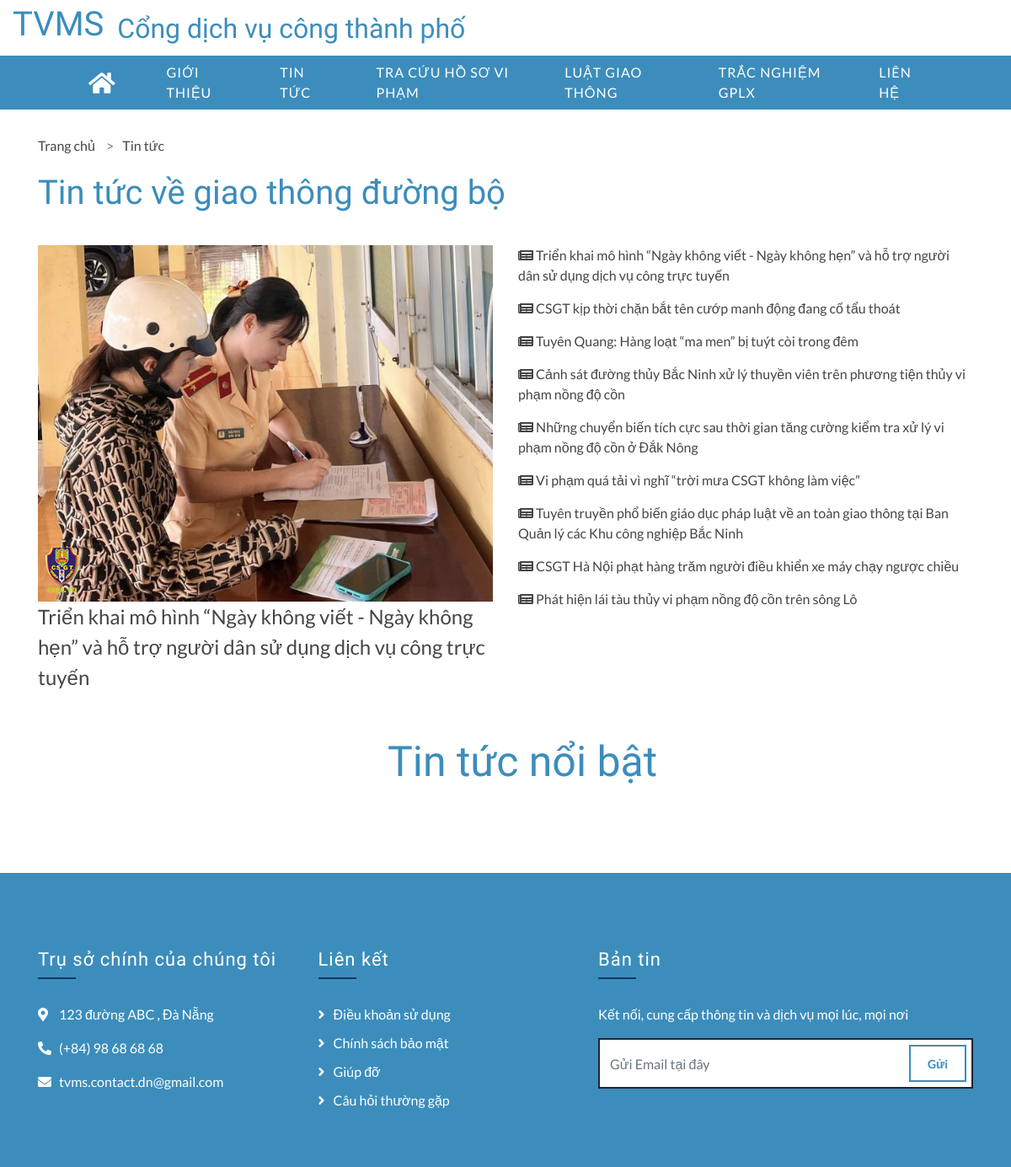
The app's page /cap-2/?page=news with its own data.
### tables this page shows
CREATE TABLE `news_list` (
  `id` int(4) NOT NULL,
  `user_id` int(30) NOT NULL,
  `title` varchar(225) NOT NULL,
  `sub_title` text NOT NULL,
  `post_date` datetime NOT NULL DEFAULT current_timestamp(),
  `image` text NOT NULL,
  `content` longtext NOT NULL,
  `updated_on` timestamp NULL DEFAULT NULL ON UPDATE current_timestamp()
);

### news.php (the view, shortened to what this page needs)
<?php require_once('inc/subnav.php') ?>
<div class="feature mt-125">
    <div class="container">
        <ul class="breadcrumb">
            <li class="item-breadcrumb">
                <a href="<?php echo base_url ?>?page=home">Trang chủ</a>
                <a style="padding-left: 10px">></a>
            </li>
            <li class="item-breadcrumb">
                <a href="<?php echo base_url ?>?page=news">Tin tức</a>
            </li>
        </ul>
        <h1 class="title-component">Tin tức về giao thông đường bộ</h1>
        <div class="row">
            <div class="col-md-6">
                <?php
                $qry = $conn->query("SELECT * from `news_list` order by unix_timestamp(post_date) desc limit 1 ");
                while ($row = $qry->fetch_assoc()) :
                ?>
                    <img src="<?php echo $row['image'] ?>" alt="" style="width: 100%; height: 100%;">
                    <a href="<?php echo base_url ?>?page=news-detail&id=<?php echo $row['id'] ?>" style="font-size: 24px;">
                        <?php echo $row['title'] ?>
                    </a>
                <?php endwhile; ?>
            </div>
            <div class="col-md-6" style="display: flex; height: 100%; flex-direction: column;">
                <?php
                $qry = $conn->query("SELECT * from `news_list` order by unix_timestamp(post_date) desc ");
                while ($row = $qry->fetch_assoc()) :
                ?>
                    <a href="<?php echo base_url ?>?page=news-detail&id=<?php echo $row['id'] ?>" style="padding-bottom: 15px"><i class="fas fa-newspaper"></i> <?php echo $row['title'] ?>
                    </a>
                <?php endwhile; ?>
            </div>
        </div>
        <div class="testimonial">
            <div class="container">
                <div class="section-header" style="display: flex; justify-content: center; margin-top: 40px; ">
                    <h2>Tin tức nổi bật</h2>
                </div>
            </div>
        </div>
    </div>
</div>

### assets/css/style1.css (style rules this page uses)
body { color: #797979; background: #ffffff; font-family: 'Lato', sans-serif; }
h1, h2, h3, h4, h5, h6 { color: #3c8dbc; font-family: 'Oswald', sans-serif; }
a { color: #454545; transition: .3s; }
@media (min-width: 992px) { .mt-125 { margin-top: 125px; } }
.section-header { position: relative; text-align: left; margin-bottom: 45px; }
.section-header h2 { margin: 0 0 0 40px; position: relative; font-size: 50px; font-weight: 200; }
.feature { position: relative; width: 100%; }
.feature .col-md-6 { height: 100%; }
.testimonial { position: relative; width: 100%; padding: 12px 0; }
.title-component { padding-bottom: 30px; }
.breadcrumb { background: none; list-style: none; padding: 0; border-radius: 4px; margin-top: -30px; margin-bottom: 20px }
.item-breadcrumb { text-align: left; display: inline-block; padding-right: 10px; }

### records on screen
news_list: image (picture), title "Triển khai mô hình “Ngày không viết - Ngày không hẹn” và hỗ trợ người dân sử dụng dịch vụ công trực tuyến"
news_list: title "CSGT kịp thời chặn bắt tên cướp manh động đang cố tẩu thoát"
news_list: title "Tuyên Quang: Hàng loạt “ma men” bị tuýt còi trong đêm"
news_list: title "Cảnh sát đường thủy Bắc Ninh xử lý thuyền viên trên phương tiện thủy vi phạm nồng độ cồn"
news_list: title "Những chuyển biến tích cực sau thời gian tăng cường kiểm tra xử lý vi phạm nồng độ cồn ở Đắk Nông"
news_list: title "Vi phạm quá tải vì nghĩ “trời mưa CSGT không làm việc”"
news_list: title "Tuyên truyền phổ biến giáo dục pháp luật về an toàn giao thông tại Ban Quản lý các Khu công nghiệp Bắc Ninh"
news_list: title "CSGT Hà Nội phạt hàng trăm người điều khiển xe máy chạy ngược chiều"
news_list: title "Phát hiện lái tàu thủy vi phạm nồng độ cồn trên sông Lô"
